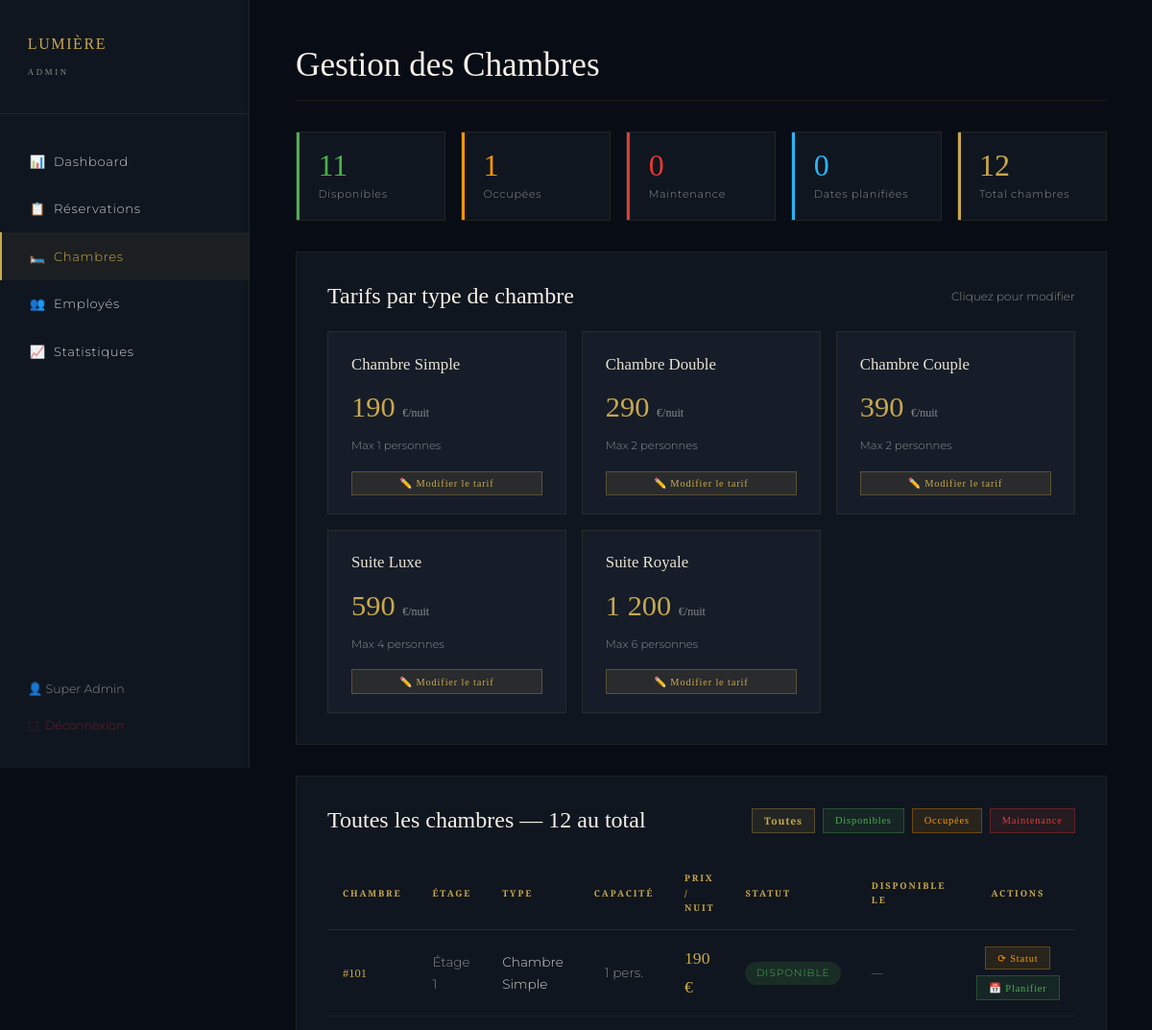
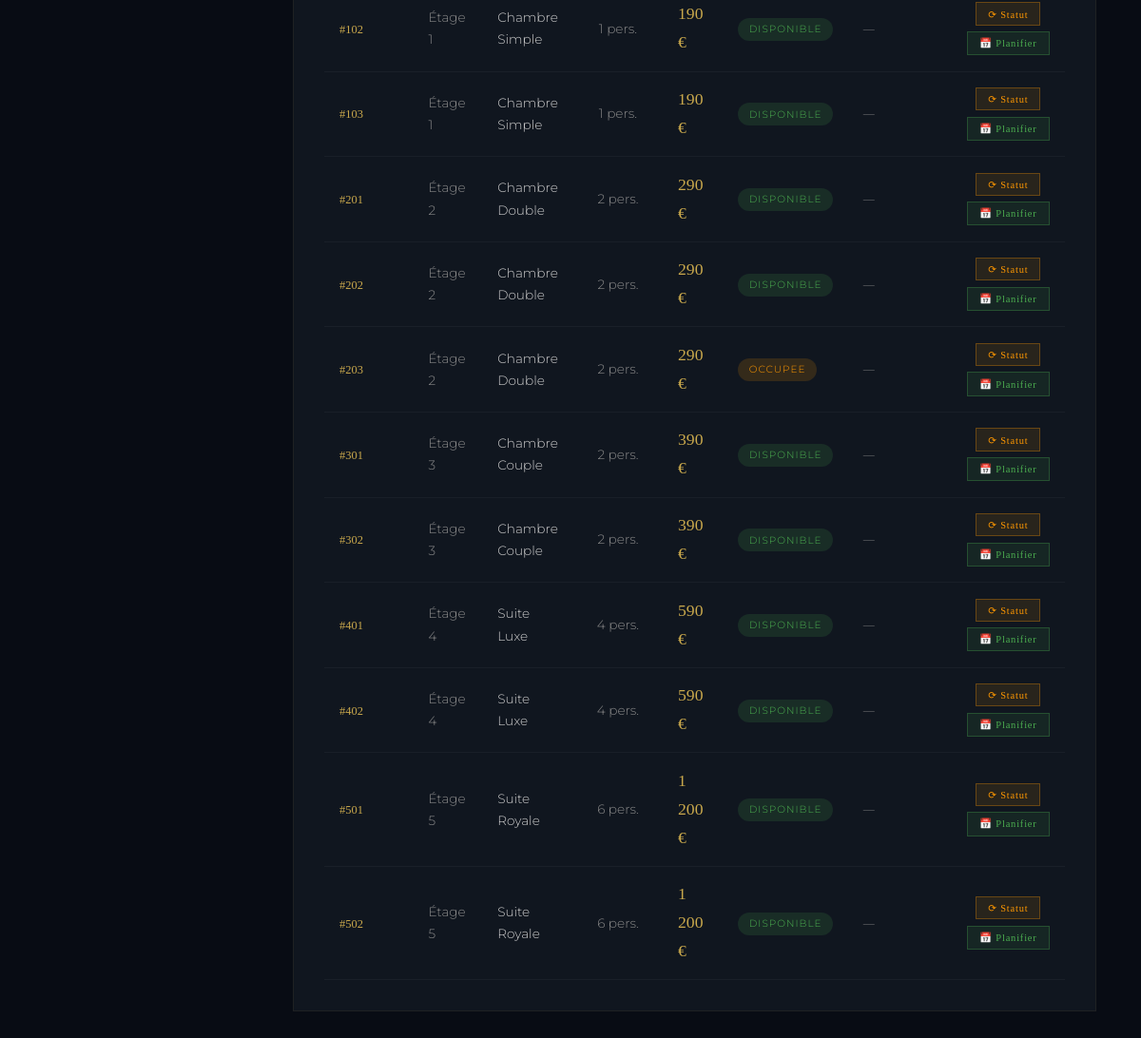
The app's page /admin/chambres.php (signed in) with its own data (2 pictures, top to bottom).
### tables this page shows
CREATE TABLE `room_types` (
  `id`           INT UNSIGNED AUTO_INCREMENT PRIMARY KEY,
  `slug`         VARCHAR(50)     NOT NULL UNIQUE,
  `nom`          VARCHAR(100)    NOT NULL,
  `description`  TEXT,
  `capacite_max` TINYINT         NOT NULL DEFAULT 2,
  `prix_nuit`    DECIMAL(10,2)   NOT NULL,
  `image`        VARCHAR(255),
  `created_at`   TIMESTAMP       DEFAULT CURRENT_TIMESTAMP
);

CREATE TABLE `rooms` (
  `id`           INT UNSIGNED AUTO_INCREMENT PRIMARY KEY,
  `numero`       VARCHAR(10)     NOT NULL UNIQUE,
  `etage`        TINYINT         NOT NULL,
  `room_type_id` INT UNSIGNED    NOT NULL,
  `statut`       ENUM('disponible','occupee','maintenance') DEFAULT 'disponible',
  `description`  TEXT,
  `created_at`   TIMESTAMP       DEFAULT CURRENT_TIMESTAMP,
  FOREIGN KEY (`room_type_id`) REFERENCES `room_types`(`id`)
);

### admin/chambres.php (the view, shortened to what this page needs)
<?php
$pdo = getDB();
try {
    $pdo->exec("ALTER TABLE rooms ADD COLUMN disponible_le DATE NULL DEFAULT NULL AFTER statut");
} catch (PDOException $e) {  }
$pdo->exec("UPDATE rooms SET statut='disponible', disponible_le=NULL
            WHERE disponible_le IS NOT NULL AND disponible_le <= CURDATE()");
$rooms = $pdo->query("
    SELECT r.*, rt.nom as type_nom, rt.prix_nuit, rt.id as type_id, rt.capacite_max
    FROM rooms r
    JOIN room_types rt ON r.room_type_id = rt.id
    ORDER BY r.etage ASC, r.numero ASC
")->fetchAll();
$types = $pdo->query("SELECT * FROM room_types ORDER BY prix_nuit ASC")->fetchAll();
$stats = ['disponibles'=>0,'occupees'=>0,'maintenance'=>0,'planifiees'=>0];
foreach ($rooms as $r) {
    if ($r['statut'] === 'disponible')  $stats['disponibles']++;
    if ($r['statut'] === 'occupee')     $stats['occupees']++;
}
?>
<!DOCTYPE html>
<html lang="fr">
<head>
  <link rel="stylesheet" href="../hotel-html/css/style.css">
</head>
<body>
<div class="admin-layout">
  <aside class="admin-sidebar">
    <div class="sidebar-logo">LUMIÈRE<br><small style="font-size:.55rem;letter-spacing:.3em;color:var(--gris)">ADMIN</small></div>
    <nav class="sidebar-nav">
      <a href="dashboard.php">📊 &nbsp;Dashboard</a>
      <a href="reservations.php">📋 &nbsp;Réservations</a>
      <a href="chambres.php" class="actif">🛏️ &nbsp;Chambres</a>
      <a href="employes.php">👥 &nbsp;Employés</a>
      <a href="statistiques.php">📈 &nbsp;Statistiques</a>
    </nav>
    <div style="position:absolute;bottom:2rem;left:0;right:0;padding:0 1.8rem">
      <div style="font-size:.78rem;color:var(--gris);margin-bottom:.8rem">👤 <?= htmlspecialchars($_SESSION['admin_nom']) ?></div>
      <a href="logout.php" style="font-size:.78rem;color:var(--bordeaux)">⬚ &nbsp;Déconnexion</a>
    </div>
  </aside>
  <main class="admin-contenu">
    <h1 class="admin-titre">Gestion des Chambres</h1>
    <div class="mini-stats">
      <div class="mini-stat">
        <div class="mini-stat-bar" style="background:#4CAF50"></div>
        <div class="mini-stat-val" style="color:#4CAF50"><?= $stats['disponibles'] ?></div>
        <div class="mini-stat-label">Disponibles</div>
      </div>
      <div class="mini-stat">
        <div class="mini-stat-bar" style="background:#FF9800"></div>
        <div class="mini-stat-val" style="color:#FF9800"><?= $stats['occupees'] ?></div>
        <div class="mini-stat-label">Occupées</div>
      </div>
      <div class="mini-stat">
        <div class="mini-stat-bar" style="background:#E53935"></div>
        <div class="mini-stat-val" style="color:#E53935"><?= $stats['maintenance'] ?></div>
        <div class="mini-stat-label">Maintenance</div>
      </div>
      <div class="mini-stat">
        <div class="mini-stat-bar" style="background:#29B6F6"></div>
        <div class="mini-stat-val" style="color:#29B6F6"><?= $stats['planifiees'] ?></div>
        <div class="mini-stat-label">Dates planifiées</div>
      </div>
      <div class="mini-stat">
        <div class="mini-stat-bar" style="background:var(--or)"></div>
        <div class="mini-stat-val" style="color:var(--or)"><?= count($rooms) ?></div>
        <div class="mini-stat-label">Total chambres</div>
      </div>
    </div>
    <div style="background:var(--noir-2);border:1px solid rgba(201,168,76,.08);padding:2rem;margin-bottom:2rem">
      <div style="display:flex;justify-content:space-between;align-items:center">
        <h2 style="font-family:'Cormorant Garamond',serif;font-size:1.5rem">
          Tarifs par type de chambre
        </h2>
        <span style="font-size:.75rem;color:var(--gris)">Cliquez pour modifier</span>
      </div>
      <div class="prix-grid">
        <?php foreach ($types as $t): ?>
        <div class="prix-card">
          <div class="prix-card-nom"><?= htmlspecialchars($t['nom']) ?></div>
          <div class="prix-card-val">
            <?= number_format($t['prix_nuit'],0,',',' ') ?> <small>€/nuit</small>
          </div>
          <div style="font-size:.72rem;color:var(--gris);margin-bottom:.8rem">
            Max <?= (int)$t['capacite_max'] ?> personnes
          </div>
          <button class="btn-act btn-prix-t" style="width:100%;justify-content:center"
            onclick="ouvrirPrix(<?= $t['id'] ?>, '<?= addslashes($t['nom']) ?>', <?= $t['prix_nuit'] ?>)">
            ✏️ Modifier le tarif
          </button>
        </div>
        <?php endforeach; ?>
      </div>
    </div>
    <div style="background:var(--noir-2);border:1px solid rgba(201,168,76,.08);padding:2rem;overflow-x:auto">
      <div style="display:flex;justify-content:space-between;align-items:center;flex-wrap:wrap;gap:1rem;margin-bottom:1.5rem">
        <h2 style="font-family:'Cormorant Garamond',serif;font-size:1.5rem">
          Toutes les chambres — <?= count($rooms) ?> au total
        </h2>
        <div style="display:flex;gap:.5rem;flex-wrap:wrap">
          <button class="btn-act btn-prix-t"  onclick="filtrer('tous',this)"        style="font-weight:700">Toutes</button>
          <button class="btn-act btn-planif"   onclick="filtrer('disponible',this)"  >Disponibles</button>
          <button class="btn-act btn-statut"   onclick="filtrer('occupee',this)"     >Occupées</button>
          <button class="btn-act" style="background:rgba(229,57,53,.1);color:#E53935;border-color:rgba(229,57,53,.3)"
                  onclick="filtrer('maintenance',this)">Maintenance</button>
        </div>
      </div>
      <table class="tableau" id="tbl">
        <thead>
          <tr>
            <th>Chambre</th>
            <th>Étage</th>
            <th>Type</th>
            <th style="text-align:center">Capacité</th>
            <th>Prix / nuit</th>
            <th>Statut</th>
            <th>Disponible le</th>
            <th style="text-align:center">Actions</th>
          </tr>
        </thead>
        <tbody>
          <?php foreach ($rooms as $r):
            $bclass = ['disponible'=>'badge-confirmee','occupee'=>'badge-attente','maintenance'=>'badge-annulee'][$r['statut']] ?? 'badge-attente';
          ?>
          <tr data-statut="<?= $r['statut'] ?>">
            <td><span style="font-family:'Cinzel',serif;color:var(--or);font-size:.78rem">#<?= htmlspecialchars($r['numero']) ?></span></td>
            <td style="color:var(--gris)">Étage <?= (int)$r['etage'] ?></td>
            <td><?= htmlspecialchars($r['type_nom']) ?></td>
            <td style="text-align:center;color:var(--gris)"><?= (int)$r['capacite_max'] ?> pers.</td>
            <td>
              <span style="font-family:'Cormorant Garamond',serif;font-size:1.1rem;color:var(--or)">
                <?= number_format($r['prix_nuit'],0,',',' ') ?> €
              </span>
            </td>
            <td><span class="badge-statut <?= $bclass ?>"><?= $r['statut'] ?></span></td>
            <td>
              <?php if (!empty($r['disponible_le'])): ?>
                <span class="planif-badge">📅 <?= date('d/m/Y', strtotime($r['disponible_le'])) ?></span>
              <?php else: ?>
                <span style="color:var(--gris);font-size:.75rem">—</span>
              <?php endif; ?>
            </td>
            <td>
              <div style="display:flex;gap:.4rem;justify-content:center;flex-wrap:wrap">
                <button class="btn-act btn-statut"
                  onclick="ouvrirStatut(<?= $r['id'] ?>, '<?= htmlspecialchars($r['numero']) ?>', '<?= $r['statut'] ?>')">
                  ⟳ Statut
                </button>
                <button class="btn-act btn-planif"
                  onclick="ouvrirPlanif(<?= $r['id'] ?>, '<?= htmlspecialchars($r['numero']) ?>', '<?= $r['disponible_le'] ?? '' ?>')">
                  📅 Planifier
                </button>
              </div>
            </td>
          </tr>
          <?php endforeach; ?>
        </tbody>
      </table>
    </div>
  </main>
</div>
</body>
</html>

### hotel-html/css/style.css (style rules this page uses)
:root { --or: #C9A84C; --or-clair: #E8C97A; --or-sombre: #8B6914; --noir: #080C14; --noir-2: #10161F; --noir-3: #161D29; --ivoire: #F5F0E8; --ivoire-2: #EAE3D2; --bordeaux: #6B1E2E; --gris: #8A8A8A; --gris-clair: #CCCCCC; --ff-titre: 'Cormorant Garamond', serif; --ff-deco: 'Cinzel', serif; --ff-corps: 'Montserrat', sans-serif; --radius: 2px; --transition: 0.4s cubic-bezier(0.25, 0.46, 0.45, 0.94); --shadow-or: 0 0 40px rgba(201,168,76,0.15); }
*, *::before, *::after { box-sizing: border-box; margin: 0; padding: 0; }
html { scroll-behavior: smooth; font-size: 16px; }
body { background: var(--noir); color: var(--ivoire); font-family: var(--ff-corps); font-weight: 300; line-height: 1.7; overflow-x: hidden; }
a { color: inherit; text-decoration: none; }
h1,h2,h3,h4 { font-family: var(--ff-titre); font-weight: 400; line-height: 1.15; }
.admin-layout { display: grid; grid-template-columns: 260px 1fr; min-height: 100vh; }
.admin-sidebar { background: var(--noir-2); border-right: 1px solid rgba(201,168,76,0.1); padding: 2rem 0; position: sticky; top: 0; height: 100vh; overflow-y: auto; }
.sidebar-logo { font-family: var(--ff-deco); font-size: 1rem; color: var(--or); padding: 0 1.8rem 2rem; border-bottom: 1px solid rgba(201,168,76,0.1); margin-bottom: 1.5rem; letter-spacing: 0.1em; }
.sidebar-nav a { display: flex; align-items: center; gap: 0.8rem; padding: 0.85rem 1.8rem; font-size: 0.82rem; color: var(--gris-clair); letter-spacing: 0.05em; transition: 0.3s; border-left: 2px solid transparent; }
.sidebar-nav a:hover, .sidebar-nav a.actif { color: var(--or); background: rgba(201,168,76,0.06); border-left-color: var(--or); }
.admin-contenu { padding: 3rem; background: var(--noir); }
.admin-titre { font-family: var(--ff-titre); font-size: 2.2rem; margin-bottom: 2rem; border-bottom: 1px solid rgba(201,168,76,0.1); padding-bottom: 1rem; }
.tableau { width: 100%; border-collapse: collapse; font-size: 0.85rem; }
.tableau th { font-family: var(--ff-deco); font-size: 0.58rem; letter-spacing: 0.2em; text-transform: uppercase; color: var(--or); border-bottom: 1px solid rgba(201,168,76,0.15); padding: 0.9rem 1rem; text-align: left; }
.tableau td { padding: 0.9rem 1rem; border-bottom: 1px solid rgba(255,255,255,0.04); color: var(--gris-clair); }
.badge-statut { display: inline-block; padding: 0.2rem 0.7rem; font-size: 0.65rem; letter-spacing: 0.1em; border-radius: 20px; text-transform: uppercase; }
.badge-attente { background: rgba(255,152,0,0.15); color: #FF9800; }
.badge-confirmee { background: rgba(76,175,80,0.15); color: #4CAF50; }

### admin/chambres.php (style rules this page uses)
.btn-act { display:inline-flex; align-items:center; gap:.3rem; padding:.32rem .75rem; font-size:.65rem; font-family:'Cinzel',serif; letter-spacing:.08em; border:1px solid; cursor:pointer; transition:.25s; white-space:nowrap; }
.btn-statut { background:rgba(255,152,0,.1); color:#FF9800; border-color:rgba(255,152,0,.3); }
.btn-planif { background:rgba(76,175,80,.1); color:#4CAF50; border-color:rgba(76,175,80,.3); }
.btn-prix-t { background:rgba(201,168,76,.1); color:var(--or); border-color:rgba(201,168,76,.3); }
.mini-stats { display:flex; gap:1rem; margin-bottom:2rem; flex-wrap:wrap; }
.mini-stat { flex:1; min-width:130px; background:var(--noir-2); border:1px solid rgba(201,168,76,.1); padding:1.1rem 1.4rem; position:relative; overflow:hidden; }
.mini-stat-bar { position:absolute; left:0; top:0; bottom:0; width:3px; }
.mini-stat-val { font-family:'Cormorant Garamond',serif; font-size:2rem; line-height:1; }
.mini-stat-label { font-size:.7rem; color:var(--gris); margin-top:.3rem; letter-spacing:.06em; }
.prix-grid { display:grid; grid-template-columns:repeat(auto-fill,minmax(190px,1fr)); gap:1rem; margin-top:1.4rem; }
.prix-card { background:var(--noir-3); border:1px solid rgba(201,168,76,.1); padding:1.2rem 1.5rem; }
.prix-card-nom { font-family:'Cormorant Garamond',serif; font-size:1.05rem; color:var(--ivoire-2); margin-bottom:.3rem; }
.prix-card-val { font-family:'Cormorant Garamond',serif; font-size:1.9rem; color:var(--or); margin-bottom:.3rem; }
.prix-card-val small { font-size:.75rem; color:var(--gris); }

### records on screen
room_types: nom "Chambre Simple", prix_nuit "190", capacite_max "1"
room_types: nom "Chambre Double", prix_nuit "290", capacite_max "2"
room_types: nom "Chambre Couple", prix_nuit "390", capacite_max "2"
room_types: nom "Suite Luxe", prix_nuit "590", capacite_max "4"
room_types: nom "Suite Royale", prix_nuit "1 200", capacite_max "6"
rooms: numero "101", etage "1", room_type.nom "Chambre Simple", room_type.capacite_max "1", room_type.prix_nuit "190", statut "DISPONIBLE"
rooms: numero "102", etage "1", room_type.nom "Chambre Simple", room_type.capacite_max "1", room_type.prix_nuit "190", statut "DISPONIBLE"
rooms: numero "103", etage "1", room_type.nom "Chambre Simple", room_type.capacite_max "1", room_type.prix_nuit "190", statut "DISPONIBLE"
rooms: numero "201", etage "2", room_type.nom "Chambre Double", room_type.capacite_max "2", room_type.prix_nuit "290", statut "DISPONIBLE"
rooms: numero "202", etage "2", room_type.nom "Chambre Double", room_type.capacite_max "2", room_type.prix_nuit "290", statut "DISPONIBLE"
rooms: numero "203", etage "2", room_type.nom "Chambre Double", room_type.capacite_max "2", room_type.prix_nuit "290", statut "OCCUPEE"
rooms: numero "301", etage "3", room_type.nom "Chambre Couple", room_type.capacite_max "2", room_type.prix_nuit "390", statut "DISPONIBLE"
rooms: numero "302", etage "3", room_type.nom "Chambre Couple", room_type.capacite_max "2", room_type.prix_nuit "390", statut "DISPONIBLE"
rooms: numero "401", etage "4", room_type.nom "Suite Luxe", room_type.capacite_max "4", room_type.prix_nuit "590", statut "DISPONIBLE"
rooms: numero "402", etage "4", room_type.nom "Suite Luxe", room_type.capacite_max "4", room_type.prix_nuit "590", statut "DISPONIBLE"
rooms: numero "501", etage "5", room_type.nom "Suite Royale", room_type.capacite_max "6", room_type.prix_nuit "1 200", statut "DISPONIBLE"
rooms: numero "502", etage "5", room_type.nom "Suite Royale", room_type.capacite_max "6", room_type.prix_nuit "1 200", statut "DISPONIBLE"

### other values on screen
$_SESSION['admin_nom'] "Super Admin"
$stats['disponibles'] "11"
$stats['occupees'] "1"
$stats['maintenance'] "0"
$stats['planifiees'] "0"
count($rooms) "12"
